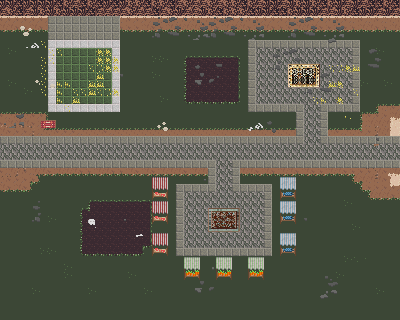

This game map was drawn from its Tiled (.tmx) file and the tilesets committed beside it. A one-line description and the trimmed map source follow:
An orthogonal 50x40 tile map with 8x8 px tiles, 13 tile layers (ground, ground-detail1, ground-detail2, ground-detail3, ...) and 127 objects (48x PROP, 47x COLLISIONBOX, 22x CREATURE, 9x EMITTER, SPAWNPOINT).

<map version="1.2" tiledversion="1.2.3" orientation="orthogonal" renderorder="right-down" width="50" height="40" tilewidth="8" tileheight="8" infinite="0" nextobjectid="60" nextlayerid="103" name="level6">
 <properties>
  <property name="AMBIENTLIGHT" value="#00ffffff" />
  <property name="GRAVITY" type="int" value="0" />
  <property name="MAP_DESCRIPTION" value="I can almost feel the Rome's decadence  here..." />
  <property name="MAP_TITLE" value="Paestum" />
  <property name="SHADOWCOLOR" value="#28000000" />
 </properties>
 <tileset firstgid="1" name="Tileset" tilewidth="8" tileheight="8" tilecount="1024" columns="32">
  <image source="Tileset.png" width="256" height="256" />
  <terraintypes>
   <terrain name="Sand" tile="67" />
   <terrain name="Grass" tile="133" />
   <terrain name="Dirt" tile="134" />
  </terraintypes>
  <tile id="33" terrain="2,2,2,2" />
  <tile id="64">
   <animation>
    <frame tileid="64" duration="250" />
    <frame tileid="96" duration="250" />
    <frame tileid="128" duration="250" />
    <frame tileid="160" duration="250" />
   </animation>
  </tile>
  <tile id="67" terrain="0,0,0,0" />
  <tile id="96">
   <animation>
    <frame tileid="96" duration="250" />
    <frame tileid="64" duration="250" />
    <frame tileid="128" duration="250" />
    <frame tileid="160" duration="250" />
   </animation>
  </tile>
  <tile id="99" terrain="0,0,0,0" />
  <tile id="100" terrain="0,0,0,0" />
  <tile id="128">
   <animation>
    <frame tileid="128" duration="250" />
    <frame tileid="96" duration="250" />
    <frame tileid="64" duration="250" />
    <frame tileid="160" duration="250" />
   </animation>
  </tile>
  <tile id="131" terrain=",,,0" />
  <tile id="132" terrain=",,0," />
  <tile id="133" terrain="1,1,1,1" />
  <tile id="134" terrain="2,2,2,2" />
  <tile id="160">
   <animation>
    <frame tileid="160" duration="250" />
    <frame tileid="64" duration="250" />
    <frame tileid="128" duration="250" />
    <frame tileid="96" duration="250" />
   </animation>
  </tile>
  <tile id="163" terrain=",0,,0" />
  <tile id="164" terrain="0,,0," />
  <tile id="193" terrain=",,,0" />
  <tile id="194" terrain=",,0,0" />
  <tile id="195" terrain=",0,0,0" />
  <tile id="196" terrain="0,,0,0" />
  <tile id="197" terrain=",,0,0" />
  <tile id="198" terrain=",,0," />
  <tile id="225" terrain=",0,," />
  <tile id="226" terrain="0,0,," />
  <tile id="227" terrain="0,0,,0" />
  <tile id="228" terrain="0,0,0," />
  <tile id="229" terrain="0,0,," />
  <tile id="230" terrain="0,,," />
  <tile id="259" terrain=",0,,0" />
  <tile id="260" terrain="0,,0," />
  <tile id="291" terrain=",0,," />
  <tile id="292" terrain="0,,," />
  <tile id="323" terrain=",,,2" />
  <tile id="324" terrain=",,2," />
  <tile id="355" terrain=",2,,2" />
  <tile id="356" terrain="2,,2," />
  <tile id="385" terrain=",,,2" />
  <tile id="386" terrain=",,2,2" />
  <tile id="387" terrain=",2,2,2" />
  <tile id="388" terrain="2,,2,2" />
  <tile id="389" terrain=",,2,2" />
  <tile id="390" terrain=",,2," />
  <tile id="417" terrain=",2,," />
  <tile id="418" terrain="2,2,," />
  <tile id="419" terrain="2,2,,2" />
  <tile id="420" terrain="2,2,2," />
  <tile id="421" terrain="2,2,," />
  <tile id="422" terrain="2,,," />
  <tile id="451" terrain=",2,,2" />
  <tile id="452" terrain="2,,2," />
  <tile id="483" terrain=",2,," />
  <tile id="484" terrain="2,,," />
  <tile id="515" terrain=",,,1" />
  <tile id="516" terrain=",,1," />
  <tile id="547" terrain=",1,,1" />
  <tile id="548" terrain="1,,1," />
  <tile id="577" terrain=",,,1" />
  <tile id="578" terrain=",,1,1" />
  <tile id="579" terrain=",1,1,1" />
  <tile id="580" terrain="1,,1,1" />
  <tile id="581" terrain=",,1,1" />
  <tile id="582" terrain=",,1," />
  <tile id="609" terrain=",1,," />
  <tile id="610" terrain="1,1,," />
  <tile id="611" terrain="1,1,,1" />
  <tile id="612" terrain="1,1,1," />
  <tile id="613" terrain="1,1,," />
  <tile id="614" terrain="1,,," />
  <tile id="643" terrain=",1,,1" />
  <tile id="644" terrain="1,,1," />
  <tile id="675" terrain=",1,," />
  <tile id="676" terrain="1,,," />
 </tileset>
 <layer id="90" name="ground" width="50" height="40">
  <data>[2000 cells, 1983 non-empty, 7 distinct tile ids]</data>
 </layer>
 <layer id="91" name="ground-detail1" width="50" height="40">
  <data>[2000 cells, 1907 non-empty, 55 distinct tile ids]</data>
 </layer>
 <layer id="92" name="ground-detail2" width="50" height="40">
  <data>[2000 cells, 328 non-empty, 88 distinct tile ids]</data>
 </layer>
 <layer id="93" name="ground-detail3" width="50" height="40">
  <data>[2000 cells, 81 non-empty, 49 distinct tile ids]</data>
 </layer>
 <layer id="94" name="props" width="50" height="40">
  <data>[2000 cells, 18 non-empty, 2 distinct tile ids]</data>
 </layer>
 <layer id="95" name="props-detail1" width="50" height="40">
  <data>[2000 cells, 27 non-empty, 11 distinct tile ids]</data>
 </layer>
 <layer id="96" name="props-detail2" width="50" height="40">
  <properties>
   <property name="RENDERTYPE" value="OVERLAY" />
  </properties>
  <data>[2000 cells, 18 non-empty, 2 distinct tile ids]</data>
 </layer>
 <layer id="97" name="props-detail3" width="50" height="40">
  <properties>
   <property name="RENDERTYPE" value="OVERLAY" />
  </properties>
  <data>[2000 cells, 36 non-empty, 6 distinct tile ids]</data>
 </layer>
 <layer id="98" name="walls" width="50" height="40">
  <data>[2000 cells, 100 non-empty, 4 distinct tile ids]</data>
 </layer>
 <layer id="99" name="walls_OVERLAY1" width="50" height="40">
  <properties>
   <property name="RENDERTYPE" value="OVERLAY" />
  </properties>
  <data>[2000 cells, 0 non-empty, 0 distinct tile ids]</data>
 </layer>
 <layer id="100" name="walls_OVERLAY2" width="50" height="40">
  <properties>
   <property name="RENDERTYPE" value="OVERLAY" />
  </properties>
  <data>[2000 cells, 0 non-empty, 0 distinct tile ids]</data>
 </layer>
 <layer id="101" name="walls_OVERLAY3" width="50" height="40">
  <properties>
   <property name="RENDERTYPE" value="OVERLAY" />
  </properties>
  <data>[2000 cells, 0 non-empty, 0 distinct tile ids]</data>
 </layer>
 <layer id="102" name="walls_OVERLAY4" width="50" height="40">
  <properties>
   <property name="RENDERTYPE" value="OVERLAY" />
  </properties>
  <data>[2000 cells, 0 non-empty, 0 distinct tile ids]</data>
 </layer>
 <objectgroup id="10" name="collision">
  <object id="1" type="COLLISIONBOX" x="0" y="0" width="8" height="312" />
  <object id="3" type="COLLISIONBOX" x="51" y="26" width="20" height="3" />
  <object id="4" type="COLLISIONBOX" x="51" y="36" width="20" height="3" />
  <object id="6" type="COLLISIONBOX" x="392" y="16" width="8" height="295" />
  <object id="59" type="COLLISIONBOX" x="0" y="312" width="400" height="8" />
  <object id="10" type="COLLISIONBOX" x="238" y="69" width="2" height="11" />
  <object id="9" type="COLLISIONBOX" x="184" y="66" width="2" height="11" />
  <object id="8" type="COLLISIONBOX" x="186" y="66" width="54" height="3" />
  <object id="7" type="COLLISIONBOX" x="184" y="77" width="54" height="3" />
 </objectgroup>
 <objectgroup id="11" name="spawnpoints">
  <object id="12" name="enter" type="SPAWNPOINT" x="370" y="169" width="11" height="20" />
  </objectgroup>
 <objectgroup id="12" name="props">
  <!-- 108 objects omitted --></objectgroup>
</map>
<!-- 117 of 127 objects omitted -->
